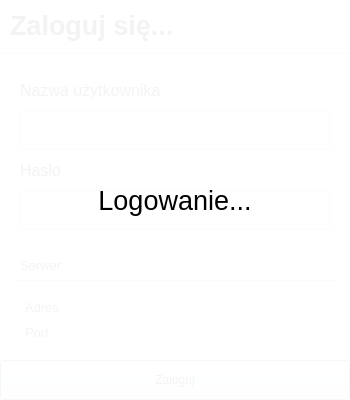
<?xml version="1.0" encoding="UTF-8"?>
<ui version="4.0">
 <class>w_LoggingDialog</class>
 <widget class="QDialog" name="w_LoggingDialog">
  <property name="windowModality">
   <enum>Qt::ApplicationModal</enum>
  </property>
  <property name="geometry">
   <rect>
    <x>0</x>
    <y>0</y>
    <width>350</width>
    <height>400</height>
   </rect>
  </property>
  <property name="minimumSize">
   <size>
    <width>350</width>
    <height>400</height>
   </size>
  </property>
  <property name="maximumSize">
   <size>
    <width>350</width>
    <height>400</height>
   </size>
  </property>
  <property name="windowTitle">
   <string>Dialog</string>
  </property>
  <property name="windowIcon">
   <iconset resource="icons.qrc">
    <normaloff>:/icons/appIcon.png</normaloff>:/icons/appIcon.png</iconset>
  </property>
  <property name="styleSheet">
   <string notr="true">background-color: rgb(255, 255, 255);</string>
  </property>
  <property name="modal">
   <bool>true</bool>
  </property>
  <widget class="QLabel" name="l_tittle">
   <property name="geometry">
    <rect>
     <x>0</x>
     <y>0</y>
     <width>350</width>
     <height>50</height>
    </rect>
   </property>
   <property name="font">
    <font>
     <family>Tahoma</family>
     <pointsize>20</pointsize>
     <bold>true</bold>
    </font>
   </property>
   <property name="text">
    <string>Zaloguj się...</string>
   </property>
   <property name="indent">
    <number>10</number>
   </property>
  </widget>
  <widget class="Line" name="line_top">
   <property name="geometry">
    <rect>
     <x>0</x>
     <y>52</y>
     <width>350</width>
     <height>5</height>
    </rect>
   </property>
   <property name="orientation">
    <enum>Qt::Horizontal</enum>
   </property>
  </widget>
  <widget class="Line" name="line_bot">
   <property name="geometry">
    <rect>
     <x>0</x>
     <y>360</y>
     <width>350</width>
     <height>5</height>
    </rect>
   </property>
   <property name="orientation">
    <enum>Qt::Horizontal</enum>
   </property>
  </widget>
  <widget class="QLabel" name="l_userName">
   <property name="geometry">
    <rect>
     <x>20</x>
     <y>70</y>
     <width>310</width>
     <height>40</height>
    </rect>
   </property>
   <property name="font">
    <font>
     <family>Tahoma</family>
     <pointsize>12</pointsize>
    </font>
   </property>
   <property name="frameShape">
    <enum>QFrame::NoFrame</enum>
   </property>
   <property name="text">
    <string>Nazwa użytkownika</string>
   </property>
   <property name="indent">
    <number>0</number>
   </property>
  </widget>
  <widget class="QLineEdit" name="f_userName">
   <property name="geometry">
    <rect>
     <x>20</x>
     <y>110</y>
     <width>310</width>
     <height>40</height>
    </rect>
   </property>
   <property name="font">
    <font>
     <family>Tahoma</family>
     <pointsize>12</pointsize>
    </font>
   </property>
   <property name="styleSheet">
    <string notr="true">border-color: rgb(0, 0, 0);</string>
   </property>
   <property name="maxLength">
    <number>32</number>
   </property>
   <property name="frame">
    <bool>true</bool>
   </property>
  </widget>
  <widget class="QLabel" name="l_password">
   <property name="geometry">
    <rect>
     <x>20</x>
     <y>150</y>
     <width>310</width>
     <height>40</height>
    </rect>
   </property>
   <property name="font">
    <font>
     <family>Tahoma</family>
     <pointsize>12</pointsize>
    </font>
   </property>
   <property name="frameShape">
    <enum>QFrame::NoFrame</enum>
   </property>
   <property name="text">
    <string>Hasło</string>
   </property>
   <property name="indent">
    <number>0</number>
   </property>
  </widget>
  <widget class="QLineEdit" name="f_password">
   <property name="geometry">
    <rect>
     <x>20</x>
     <y>190</y>
     <width>310</width>
     <height>40</height>
    </rect>
   </property>
   <property name="font">
    <font>
     <family>Tahoma</family>
     <pointsize>12</pointsize>
    </font>
   </property>
   <property name="styleSheet">
    <string notr="true">color: rgb(0, 0, 0);</string>
   </property>
   <property name="maxLength">
    <number>32</number>
   </property>
   <property name="echoMode">
    <enum>QLineEdit::Password</enum>
   </property>
  </widget>
  <widget class="QWidget" name="w_serverConnectionArea" native="true">
   <property name="geometry">
    <rect>
     <x>0</x>
     <y>240</y>
     <width>350</width>
     <height>121</height>
    </rect>
   </property>
   <widget class="QLabel" name="l_serwer">
    <property name="geometry">
     <rect>
      <x>20</x>
      <y>10</y>
      <width>250</width>
      <height>30</height>
     </rect>
    </property>
    <property name="font">
     <font>
      <family>Tahoma</family>
      <pointsize>10</pointsize>
     </font>
    </property>
    <property name="text">
     <string>Serwer</string>
    </property>
    <property name="indent">
     <number>0</number>
    </property>
   </widget>
   <widget class="Line" name="line">
    <property name="geometry">
     <rect>
      <x>15</x>
      <y>40</y>
      <width>320</width>
      <height>3</height>
     </rect>
    </property>
    <property name="orientation">
     <enum>Qt::Horizontal</enum>
    </property>
   </widget>
   <widget class="QToolButton" name="b_configureButton">
    <property name="geometry">
     <rect>
      <x>310</x>
      <y>15</y>
      <width>25</width>
      <height>25</height>
     </rect>
    </property>
    <property name="cursor">
     <cursorShape>PointingHandCursor</cursorShape>
    </property>
    <property name="styleSheet">
     <string notr="true">background-color: rgba(255, 255, 255, 0);
border-width: 0px;
border-color: rgba(255, 255, 255, 0);</string>
    </property>
    <property name="text">
     <string/>
    </property>
    <property name="icon">
     <iconset resource="icons.qrc">
      <normaloff>:/icons/configure2.png</normaloff>:/icons/configure2.png</iconset>
    </property>
    <property name="toolButtonStyle">
     <enum>Qt::ToolButtonFollowStyle</enum>
    </property>
   </widget>
   <widget class="QToolButton" name="b_showHideButton">
    <property name="geometry">
     <rect>
      <x>280</x>
      <y>15</y>
      <width>25</width>
      <height>25</height>
     </rect>
    </property>
    <property name="cursor">
     <cursorShape>PointingHandCursor</cursorShape>
    </property>
    <property name="styleSheet">
     <string notr="true">background-color: rgba(255, 255, 255, 0);
border-width: 0px;
border-color: rgba(255, 255, 255, 0);</string>
    </property>
    <property name="text">
     <string/>
    </property>
    <property name="icon">
     <iconset resource="icons.qrc">
      <normaloff>:/icons/arrow_down.png</normaloff>:/icons/arrow_down.png</iconset>
    </property>
   </widget>
   <widget class="QWidget" name="w_serverInfoArea" native="true">
    <property name="geometry">
     <rect>
      <x>20</x>
      <y>50</y>
      <width>310</width>
      <height>60</height>
     </rect>
    </property>
    <widget class="QLabel" name="l_serverAddress">
     <property name="geometry">
      <rect>
       <x>5</x>
       <y>5</y>
       <width>80</width>
       <height>25</height>
      </rect>
     </property>
     <property name="font">
      <font>
       <family>Tahoma</family>
       <pointsize>10</pointsize>
      </font>
     </property>
     <property name="text">
      <string>Adres</string>
     </property>
     <property name="indent">
      <number>0</number>
     </property>
    </widget>
    <widget class="QLabel" name="l_serverPort">
     <property name="geometry">
      <rect>
       <x>5</x>
       <y>30</y>
       <width>80</width>
       <height>25</height>
      </rect>
     </property>
     <property name="font">
      <font>
       <family>Tahoma</family>
       <pointsize>10</pointsize>
      </font>
     </property>
     <property name="text">
      <string>Port</string>
     </property>
     <property name="indent">
      <number>0</number>
     </property>
    </widget>
    <widget class="QLabel" name="l_Address">
     <property name="geometry">
      <rect>
       <x>85</x>
       <y>5</y>
       <width>220</width>
       <height>25</height>
      </rect>
     </property>
     <property name="font">
      <font>
       <family>Tahoma</family>
       <pointsize>10</pointsize>
      </font>
     </property>
     <property name="text">
      <string/>
     </property>
     <property name="indent">
      <number>0</number>
     </property>
    </widget>
    <widget class="QLabel" name="l_Port">
     <property name="geometry">
      <rect>
       <x>85</x>
       <y>30</y>
       <width>220</width>
       <height>25</height>
      </rect>
     </property>
     <property name="font">
      <font>
       <family>Tahoma</family>
       <pointsize>10</pointsize>
      </font>
     </property>
     <property name="text">
      <string/>
     </property>
     <property name="indent">
      <number>0</number>
     </property>
    </widget>
   </widget>
  </widget>
  <widget class="QPushButton" name="b_logIn">
   <property name="geometry">
    <rect>
     <x>0</x>
     <y>360</y>
     <width>350</width>
     <height>40</height>
    </rect>
   </property>
   <property name="cursor">
    <cursorShape>PointingHandCursor</cursorShape>
   </property>
   <property name="styleSheet">
    <string notr="true"/>
   </property>
   <property name="text">
    <string>Zaloguj</string>
   </property>
   <property name="autoExclusive">
    <bool>false</bool>
   </property>
  </widget>
  <widget class="QWidget" name="w_loggingMask" native="true">
   <property name="enabled">
    <bool>true</bool>
   </property>
   <property name="geometry">
    <rect>
     <x>0</x>
     <y>0</y>
     <width>350</width>
     <height>400</height>
    </rect>
   </property>
   <property name="minimumSize">
    <size>
     <width>350</width>
     <height>400</height>
    </size>
   </property>
   <property name="maximumSize">
    <size>
     <width>350</width>
     <height>400</height>
    </size>
   </property>
   <property name="styleSheet">
    <string notr="true">background-color: rgba(255, 255, 255, 200);</string>
   </property>
   <widget class="QLabel" name="l_logInStateText">
    <property name="geometry">
     <rect>
      <x>0</x>
      <y>0</y>
      <width>350</width>
      <height>400</height>
     </rect>
    </property>
    <property name="font">
     <font>
      <pointsize>20</pointsize>
     </font>
    </property>
    <property name="cursor">
     <cursorShape>WaitCursor</cursorShape>
    </property>
    <property name="styleSheet">
     <string notr="true">color: rgb(0, 0, 0);</string>
    </property>
    <property name="text">
     <string>Logowanie...</string>
    </property>
    <property name="alignment">
     <set>Qt::AlignCenter</set>
    </property>
    <property name="wordWrap">
     <bool>true</bool>
    </property>
    <property name="indent">
     <number>0</number>
    </property>
   </widget>
  </widget>
 </widget>
 <resources>
  <include location="icons.qrc"/>
 </resources>
 <connections/>
</ui>
